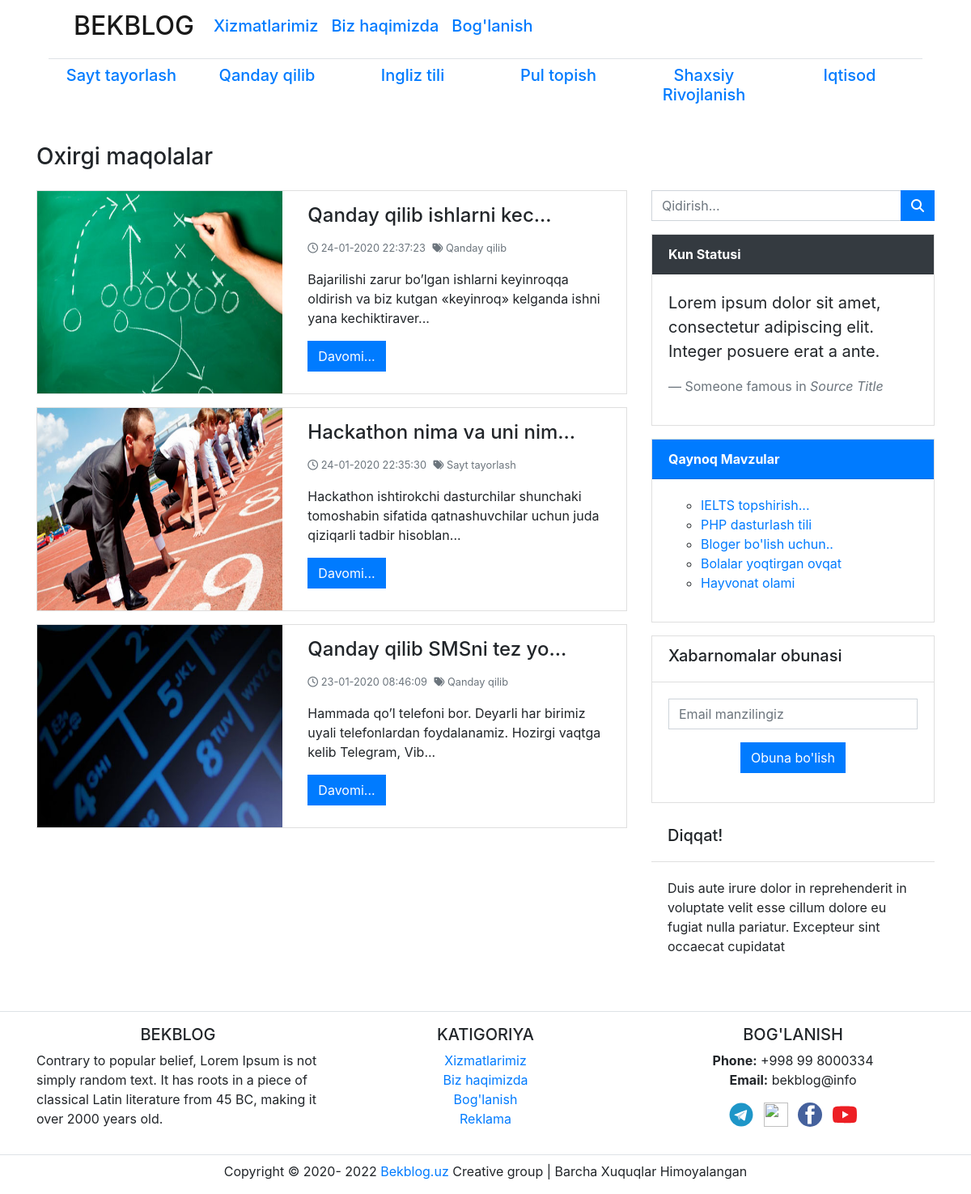
Screenshot of /blog.php with the database file from the repository.
### tables this page shows
CREATE TABLE `category` (
  `id` int(10) NOT NULL,
  `title` varchar(50) NOT NULL,
  `datetime` varchar(50) NOT NULL
);

CREATE TABLE `post` (
  `id` int(10) NOT NULL,
  `datetime` varchar(50) NOT NULL,
  `title` varchar(300) NOT NULL,
  `category` varchar(20) NOT NULL,
  `image` varchar(50) NOT NULL,
  `post` varchar(10000) NOT NULL
);

### blog.php (the view, shortened to what this page needs)
<?php require_once("Includes/Functions.php"); ?>
<!DOCTYPE html>
<html lang="en">
  <head>
    <link rel="stylesheet" href="css/owl.carousel.min.css" >
  </head>
    <link rel="stylesheet" href="css/bootstrap.min.css">
    <link rel="stylesheet" href="css/style.css" >
    <body>
      <header >
          <div class="container">
             <div class="col-md-12">
                 <nav class="navbar navbar-expand-lg border-bottom navbar-light bg-faded ">
        <div class="container">
            <a href="blog.php" class="navbar-brand  font-weight-bold"><h2>BEKBLOG</h2></a>
            <div class="collapse navbar-collapse" id="navbarcollapseCMS">
            <ul class="navbar-nav mr-auto">
                <li class="nav-item">
             <a href="Blog.php" class="nav-link text-primary"><h5>Xizmatlarimiz</h5></a>
             </li>
                 <li class="nav-item">
                     <a href="#" class="nav-link font-weight-bold text-primary"><h5>Biz haqimizda</h5></a>
             </li>
                <li class="nav-item">
                    <a href="#" class="nav-link font-weight-bold text-primary"><h5>Bog'lanish</h5></a>
             </li>
            </ul>
                </div>
        </div>
        </nav>
            </div>
              <div class="col-md-12 mt-2">
                 <div class="owl-carousel owl-theme">
                     <?php
              $sql="SELECT * FROM category ORDER BY id desc";
              $stmt = $ConnectingDB -> query($sql);
              while($DataRows = $stmt->fetch()){
                  $CategoryName=$DataRows["title"];
              ?>
                     <div class="text-center"><a style="text-decoration: none" href="blog.php?category=<?php echo $CategoryName; ?>"><h5><?php echo $CategoryName ?></h5></a></div>
                      <?php } ?>
                  </div>
              </div>
          </div>
      </header>
        <section class="mt-3">
          <div class="container">
             <div class="row">
               <div class="col-md-12 mb-3">
                    <h3>Oxirgi maqolalar</h3>
               </div>
                 <div class="col-md-8">
                     <?php
                     if(isset($_GET["search"])){
                        $Search=$_GET["Search"];
                         $sql="SELECT * FROM post
                         WHERE datetime LIKE :search
                         OR title LIKE :search
                         OR category LIKE :search
                         OR post LIKE :search";
                         $stmt = $ConnectingDB->prepare($sql);
                         $stmt->bindValue(':search','%'.$Search.'%');
                         $stmt->execute();
                     }
                     elseif(isset($_GET["category"])){
                         $Category = $_GET["category"];
                         $sql="SELECT * FROM post WHERE category='$Category' ORDER BY id desc";
                         $stmt =$ConnectingDB->query($sql);
                     }
                     else{
                         $sql = "SELECT * FROM post ORDER BY id desc LIMIT 0,3";
                         $stmt = $ConnectingDB->query($sql);
                     }
                 while($DataRows = $stmt->fetch()){
                     $PostId = $DataRows["id"];
                     $DateTime = $DataRows["datetime"];
                     $PostTitle = $DataRows["title"];
                     $Category = $DataRows["category"];
                     $Image = $DataRows["image"];
                     $PostDescription = $DataRows["post"];
                 ?>
                   <div class="card mb-3 rounded-0">
                       <div class="container ">
      <div class="row ">
        <div class="col-md-5 p-0 ">
            <img src="uploads/<?php echo htmlentities($Image); ?>" class="img-responsive  w-100" height="250" >
          </div>
          <div class="col-md-7 ">
            <div class="card-body px-3 py-3">
              <h4 class="card-title"><?php if(strlen($PostTitle)>25){
                $PostTitle = substr($PostTitle,0,25)."...";} echo $PostTitle;  ?></h4>
                <small class="card-subtitle text-muted mr-1"><i class="far fa-clock" aria-hidden="true"></i> <?php echo htmlentities($DateTime); ?></small>
                <small class="card-subtitle text-muted "><i class="fas fa-tags"></i> <?php echo $Category; ?></small>
              <p class="card-text"> <?php if(strlen($PostDescription)>120){
                $PostDescription = substr($PostDescription,0,120)."...";} echo $PostDescription; ?></p>
              <a href="fullpost.php?id=<?php echo $PostId ?>" class="btn btn-primary rounded-0 shadow-none">Davomi...</a>
            </div>
          </div>
        </div>
         </div>
      </div>
                     <?php } ?>
                 </div>
                 <div class="col-md-4">
                     <div class="mb-3">
                   <form class=" d-inline w-100" action="blog.php">
            <div class="input-group">
                <input type="text" name="Search" class="form-control rounded-0 shadow-none" placeholder="Qidirish...">
                <div class="input-group-append ">
                    <button  name="search" class="btn btn-primary rounded-0 shadow-none"><i class="fa fa-search"></i></button>
                </div>
            </div>
        </form>
                         </div>
                  <div class="card rounded-0 mb-3">
  <div class="card-header bg-dark text-white rounded-0">
    <div class="font-weight-bold">Kun Statusi</div>
  </div>
  <div class="card-body">
    <blockquote class="blockquote">
      <p>Lorem ipsum dolor sit amet, consectetur adipiscing elit. Integer posuere erat a ante.</p>
      <footer class="blockquote-footer">Someone famous in <cite title="Source Title">Source Title</cite></footer>
    </blockquote>
  </div>
</div>
                     <div class="card rounded-0 mb-3">
  <div class="card-header bg-primary text-white rounded-0">
    <div class="font-weight-bold">Qaynoq Mavzular</div>
  </div>
  <div class="card-body">
      <ul class="list-unstyled">
       <ul>
           <li><a href="#">IELTS topshirish...</a></li>
           <li><a href="#">PHP dasturlash tili</a></li>
           <li><a href="#">Bloger bo'lish uchun..</a></li>
           <li><a href="#">Bolalar yoqtirgan ovqat</a></li>
           <li><a href="#">Hayvonat olami</a></li>
        </ul>
      </ul>
  </div>
</div>
                     <div class="card rounded-0  mb-3">
  <div class="card-header  rounded-0" style="background: white">
    <div class="font-weight-bold"><h5>Xabarnomalar obunasi</h5></div>
  </div>
  <div class="card-body">
      <form>
      <div class="form-group text-center">
    <input type="email" class="form-control shadow-none rounded-0 mb-3" placeholder="Email manzilingiz">
    <button type="submit" class="btn btn-primary rounded-0 shadow-none">Obuna bo'lish</button>
  </div>
      </form>
  </div>
</div>
                     <div class="card rounded-0 border-0 mb-3">
  <div class="card-header border-botton rounded-0" style="background: white">
    <div class="font-weight-bold"><h5>Diqqat!</h5></div>
  </div>
  <div class="card-body">
      <p>Duis aute irure dolor in reprehenderit in voluptate velit esse cillum dolore eu
      fugiat nulla pariatur. Excepteur sint occaecat cupidatat </p>
  </div>
</div>
                 </div>
              </div>
            </div>
        </section>
        <footer class=" border-top mt-3 pt-3 ">
            <div class="top-footer">
            <div class="container">
                <div class="row">
                 <div class="col-md-4">
                    <h5 class="text-center">BEKBLOG</h5>
                     <p>
                     Contrary to popular belief, Lorem Ipsum is not simply random text. It has roots in a piece of classical Latin literature from 45 BC, making it over 2000 years old.
                     </p>
                    </div>
                    <div class="col-md-4 footer-links text-center">
                    <h5>KATIGORIYA</h5>
                        <ul class="list-unstyled">
                            <li><a href="#" >Xizmatlarimiz</a></li>
                            <li><a href="#" >Biz haqimizda</a></li>
                            <li><a href="#">Bog'lanish</a></li>
                            <li><a href="#">Reklama</a></li>
                        </ul>
                    </div>
                    <div class="col-md-4 text-right">
                        <div class="text-center">
                      <h5 class="text-center">BOG'LANISH</h5>
                        <p>
                         <strong>Phone:</strong> +998 99 8000334<br>
                            <strong>Email:</strong> bekblog@info<br>
                        </p>
                        <div class="social-links">
                           <a href="#" class="mr-2"><img src="images/telegram.svg" height="30" width="30"></a>
                          <a href="#" class="mr-2"><img src="images/instagram.svg" height="30" width="30"></a>
                          <a href="#" class="mr-2"><img src="images/facebook.svg" height="30" width="30"></a>
                            <a href="#" ><img src="images/youtube.svg" height="30" width="30"></a>
                        </div>
                            </div>
                    </div>
                </div>
                </div>
           </div>
            <div class="bottom-footer border-top mt-3 pt-2">
             <div class="container">
        <div class="row">
            <div class="col">
           <p class="text-center">Copyright &copy; 2020- <span id="year"></span> <a href="blog.php">Bekblog.uz</a> Creative group | Barcha Xuquqlar Himoyalangan</p>
        </div>
        </div>
        </div>
            </div>
        </footer>
    </body>
</html>

### css/style.css (style rules this page uses)
nav .navbar-nav li a { color: dark !important; }

### rows the page displays
category: title "Sayt tayorlash"
category: title "Qanday qilib"
category: title "Ingliz tili"
category: title "Pul topish"
category: title "Shaxsiy Rivojlanish"
category: title "Iqtisod"
post: image (picture), title "Qanday qilib ishlarni kec...", datetime "24-01-2020 22:37:23", category "Qanday qilib", post "Bajarilishi zarur bo’lgan ishlarni keyinroqqa oldirish va biz kutgan «keyinroq» kelganda ishni yana kechiktiraver..."
post: image (picture), title "Hackathon nima va uni nim...", datetime "24-01-2020 22:35:30", category "Sayt tayorlash", post "Hackathon ishtirokchi dasturchilar shunchaki tomoshabin sifatida qatnashuvchilar uchun juda qiziqarli tadbir hisoblan..."
post: image (picture), title "Qanday qilib SMSni tez yo...", datetime "23-01-2020 08:46:09", category "Qanday qilib", post "Hammada qo’l telefoni bor. Deyarli har birimiz uyali telefonlardan foydalanamiz. Hozirgi vaqtga kelib Telegram, Vib..."
